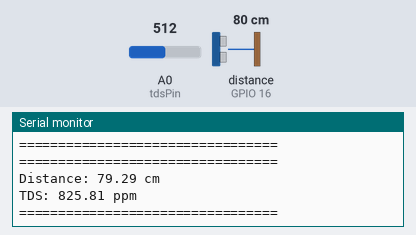
The sketch below on a simulated ESP8266 (NodeMCU). On the bench: the last lines printed to the serial monitor. Wiring (inferred from the names in the program): ultrasonic range finder: trigger GPIO 5; echo GPIO 16. The inputs (shaded band) are chosen by the test bench; at power-on: distance to the obstacle (sensor on GPIO 16) 80 cm, A0 (tdsPin) = 512. The echo pulse lasts 58.3 µs per cm; WiFi joins after 1.5 s; servers stay silent unless stated.

Above: at 3.0 s.
3.1 s: distance to the obstacle (sensor on GPIO 16) set to 2 cm
At 4.4 s:
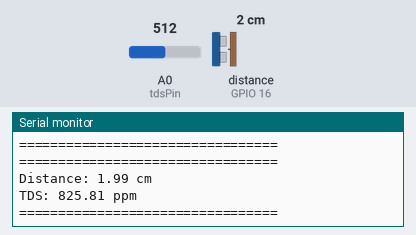
4.6 s: A0 (tdsPin) set to 716
At 5.6 s:
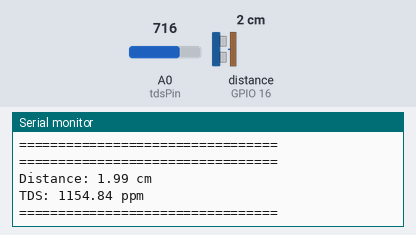
6.1 s: distance to the obstacle (sensor on GPIO 16) set to 4 cm
At 7.4 s:
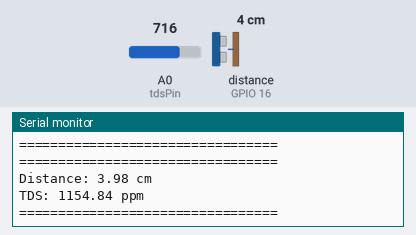
7.6 s: A0 (tdsPin) set to 900
At 8.7 s:
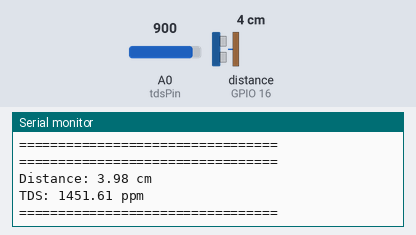
Timing chart, 0 to 10.1 s (numbered marks = the images above; inputs shaded):
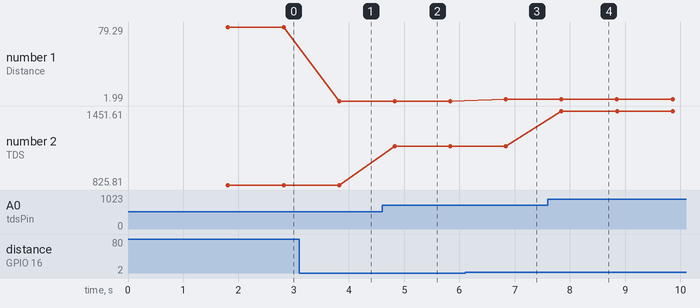

Measured:
- after the input at 3.1 s, the serial monitor: prints a new line after 0.72 s (image 1)
- after the input at 4.6 s, the serial monitor: prints a new line after 0.23 s (image 2)
- after the input at 6.1 s, the serial monitor: prints a new line after 0.74 s (image 3)
- after the input at 7.6 s, the serial monitor: prints a new line after 0.25 s (image 4)
- plotted number 1: 79.29 → 1.99 after the input at 3.1 s, 1.99 → 3.98 after the input at 6.1 s
- plotted number 2: 825.81 → 1154.84 after the input at 4.6 s, 1154.84 → 1451.61 after the input at 7.6 s

The sketch:

ESPtoBlynk.ino
```cpp
#define BLYNK_TEMPLATE_ID "TMPL66Pudzb4E"
#define BLYNK_TEMPLATE_NAME "IoT Hidroponik"
#define BLYNK_AUTH_TOKEN "iv20ITcTSSYh3UJ3wQ1r_mFxKwgj83xH"  // Ganti dengan Auth Token dari Blynk

#include <ESP8266WiFi.h>
#include <BlynkSimpleEsp8266.h>

// Define your WiFi credentials
const char* ssid = "iPhone (7)";
const char* password = "1234567()";

// Define pins for ultrasonic sensor
const int trigPin = 5; // D0
const int echoPin = 16;  // D1

// Define pin for TDS sensor
const int tdsPin = A0;  // Analog pin for TDS sensor

void setup() {
  // Start the Serial Monitor
  Serial.begin(115200);

  // Connect to WiFi and Blynk
  Blynk.begin(BLYNK_AUTH_TOKEN, ssid, password);

  // Set up the ultrasonic sensor pins
  pinMode(trigPin, OUTPUT);
  pinMode(echoPin, INPUT);
}

void loop() {
  Blynk.run();  // Run Blynk

  // Send a pulse to trigger the ultrasonic sensor
  digitalWrite(trigPin, LOW);
  delayMicroseconds(2);
  digitalWrite(trigPin, HIGH);
  delayMicroseconds(10);
  digitalWrite(trigPin, LOW);

  // Read the echo time
  long duration = pulseIn(echoPin, HIGH);

  // Calculate the distance in cm
  float distance = duration * 0.034 / 2;

  // Print the distance to the Serial Monitor
  Serial.println("=================================");
  Serial.print("Distance: ");
  Serial.print(distance);
  Serial.println(" cm");

  // Read the TDS sensor value
  int tdsValue = analogRead(tdsPin);

  // Convert the analog reading to TDS value (you might need to calibrate this)
  float tdsInPpm = tdsValue * (3.3 / 1023.0) * 500;  // Example conversion formula
  //float tdsInPpm =(133.42*compensationVolatge*compensationVolatge*compensationVolatge - 255.86*compensationVolatge*compensationVolatge + 857.39*compensationVolatge)*0.5; //convert voltage value to tds value

  // Print the TDS value to the Serial Monitor
  Serial.print("TDS: ");
  Serial.print(tdsInPpm);
  Serial.println(" ppm");
  Serial.println("=================================");
  Serial.println("");

  // Send data to Blynk
  Blynk.virtualWrite(V0, tdsInPpm);    // Send Ultrasonic sensor data to Virtual Pin V0
  Blynk.virtualWrite(V1, distance);    // Send TDS sensor data to Virtual Pin V1

  // Wait before taking another measurement
  delay(1000);
}
```
